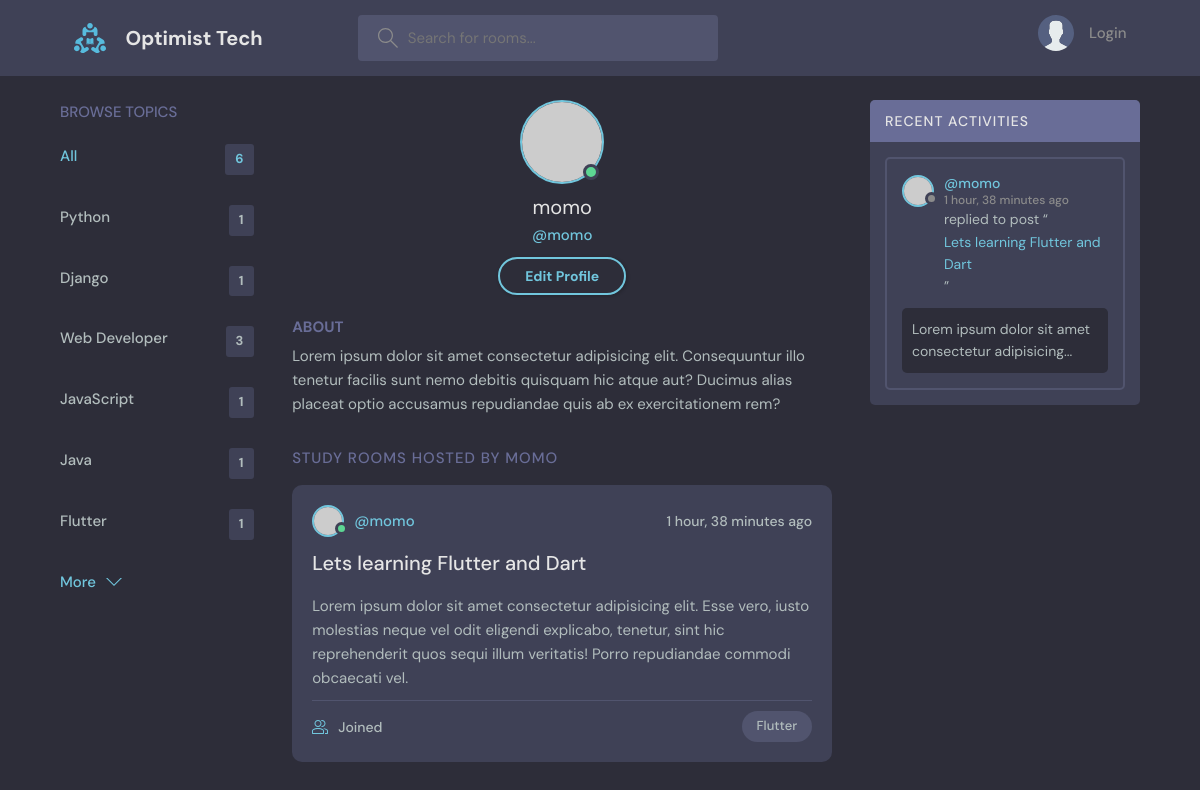
/user-profile/4/, run on the app's committed database.
### base/models.py (models this page shows, shortened)
class Topic(models.Model):
    name = models.CharField(max_length=200)

class Room(models.Model):
    host = models.ForeignKey(User, on_delete=models.SET_NULL, null=True)
    topic = models.ForeignKey(Topic, on_delete=models.SET_NULL, null=True)
    name = models.CharField(max_length=200)
    description = models.TextField(null=True, blank=True)
    participants = models.ManyToManyField(User, related_name='participants', blank=True)
    updated = models.DateTimeField(auto_now=True)
    created = models.DateTimeField(auto_now_add=True)
    class Meta:
        ordering = ['-updated', '-created']

class Message(models.Model):
    user = models.ForeignKey(User, on_delete=models.CASCADE)
    room = models.ForeignKey(Room, on_delete=models.CASCADE)
    body = models.TextField()
    updated = models.DateTimeField(auto_now=True)
    created = models.DateTimeField(auto_now_add=True)
    class Meta:
        ordering = ['-updated', '-created']
    def __str__(self) -> str:
        return self.body[0:50]

### base/views.py (the view)
# urls.py: path('user-profile/<str:pk>/', views.userProfile, name="user-profile"),
def userProfile(request, pk):
    user = User.objects.get(id=pk)
    rooms = user.room_set.all()
    topics = Topic.objects.all()
    room_messages = user.message_set.all()
    context = {'user': user, 'rooms': rooms, 'room_messages': room_messages, 'topics': topics}
    return render(request, 'base/profile.html', context)

### base/templates/base/profile.html
{% extends 'main.html' %} {% block content %}
  <main class="profile-page layout layout--3">
    <div class="container">
      {% include 'base/topics_component.html' %}
      <div class="roomList">
        <div class="profile">
          <div class="profile__avatar">
            <div class="avatar avatar--large active">
              <img src="https://randomuser.me/api/portraits/men/11.jpg" />
            </div>
          </div>
          <div class="profile__info">
            <h3>{{ user.username }}</h3>
            <p>@{{ user.username }}</p>
            <a href="edit-user.html" class="btn btn--main btn--pill">Edit Profile</a>
          </div>
          <div class="profile__about">
            <h3>About</h3>
            <p>
              Lorem ipsum dolor sit amet consectetur adipisicing elit. Consequuntur illo tenetur
              facilis sunt nemo debitis quisquam hic atque aut? Ducimus alias placeat optio
              accusamus repudiandae quis ab ex exercitationem rem?
            </p>
          </div>
        </div>
        <div class="roomList__header">
          <div>
            <h2>Study Rooms Hosted by {{ user.username }}</a>
            </h2>
          </div>
        </div>
        {% include 'base/feed_component.html' %}
      </div>
      {% include 'base/activity_component.html' %}
    </div>
  </main>
{% endblock %}}

### base/templates/base/topics_component.html
<div class="topics">
  <div class="topics__header">
    <h2>Browse Topics</h2>
  </div>
  <ul class="topics__list">
    <li>
      <a href="{% url 'home' %}" class="active"
        >All <span>{{topics.count}}</span></a
      >
    </li>
    {% for topic in topics %}
    <li>
      <a href="{% url 'home' %}?q={{topic.name}}"
        >{{topic.name}}<span>{{topic.room_set.all.count}}</span></a
      >
    </li>
    {% endfor %}
  </ul>
  <a class="btn btn--link" href="topics.html">
    More
    <svg
      version="1.1"
      xmlns="http://www.w3.org/2000/svg"
      width="32"
      height="32"
      viewBox="0 0 32 32"
    >
      <title>chevron-down</title>
      <path d="M16 21l-13-13h-3l16 16 16-16h-3l-13 13z"></path>
    </svg>
  </a>
</div>

### base/templates/base/feed_component.html (shortened to what this page needs)
{% for room in rooms %}
<div class="roomListRoom">
  <div class="roomListRoom__header">
    <a
      href="{% url 'user-profile' room.host.id %}"
      class="roomListRoom__author"
    >
      <div class="avatar avatar--small active">
        <img src="https://randomuser.me/api/portraits/men/11.jpg" />
      </div>
      <span>@{{room.host.username}}</span>
    </a>
    <div class="roomListRoom__actions">
      <span>{{room.created | timesince}} ago</span>
    </div>
  </div>
  <div class="roomListRoom__content">
    <a href="{% url 'room' room.id %}">{{ room.name }}</a>
    <p>{{room.description}}</p>
  </div>
  <div class="roomListRoom__meta">
    <a class="roomListRoom__joined">
      {{room.participants.user}} Joined
    </a>
    <p class="roomListRoom__topic">{{room.topic.name}}</p>
  </div>
</div>
{% endfor %}

### base/templates/base/activity_component.html (shortened to what this page needs)
<div class="activities">
  <div class="activities__header">
    <h2>Recent Activities</h2>
  </div>
  {% for message in room_messages %}
  <div class="activities__box">
    <div class="activities__boxHeader roomListRoom__header">
      <a
        href="{% url 'user-profile' message.user.id %}"
        class="roomListRoom__author"
      >
        {% if request.user == message.user %}
        <div class="avatar avatar--small active">
          <img src="https://randomuser.me/api/portraits/women/11.jpg" />
        </div>
        {% else %}
        <div class="avatar avatar--small">
          <img src="https://randomuser.me/api/portraits/women/11.jpg" />
        </div>
        {% endif %}
        <p>
          @{{message.user.username }}
          <span>{{message.created | timesince}} ago</span>
        </p>
      </a>
    </div>
    <div class="activities__boxContent">
      <p>replied to post “ <a href="{% url 'room' message.room.id %}">{{message.room.name}}</a>”</p>
      <div class="activities__boxRoomContent">{{message}}...</div>
    </div>
  </div>
  {% endfor %}
</div>

### data on the page
Topic: name "Python", room_set.all.count "1"
Topic: name "Django", room_set.all.count "1"
Topic: name "Web Developer", room_set.all.count "3"
Topic: name "JavaScript", room_set.all.count "1"
Topic: name "Java", room_set.all.count "1"
Topic: name "Flutter", room_set.all.count "1"
Room: host.username "momo", created "1 hour, 38 minutes", name "Lets learning Flutter and Dart", description "Lorem ipsum dolor sit amet consectetur adipisicing elit. Esse vero, iusto molestias neque vel odit eligendi explicabo, tenetur, sint hic reprehenderit quos sequi illum veritatis! Porro repudiandae commodi obcaecati vel.", topic.name "Flutter"
Message: user.username "momo", created "1 hour, 38 minutes", room.name "Lets learning Flutter and Dart", body "Lorem ipsum dolor sit amet consectetur adipisicing"

### other printed values
{{ topics.count }} "6"
{{ user.username }} "momo"
{{ user.username }} "MOMO"
